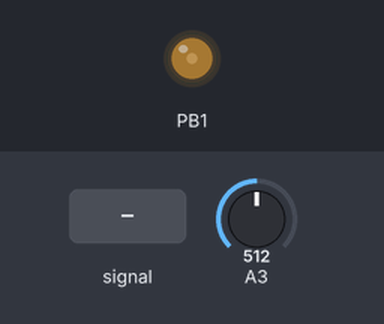
The sketch below on a simulated ATtiny85, built with avr-gcc and run on an emulated ATtiny85. Shown: output pins drawn as LEDs (lit = HIGH). The inputs (shaded band) are chosen by the test bench; at power-on: A3 = 512.

Above: at 1.2 s.
1.3 s: A3 fed a 200 Hz sine of ±81 counts around its level
Timing chart, 0 to 2.3 s (numbered marks = the images above; inputs shaded):
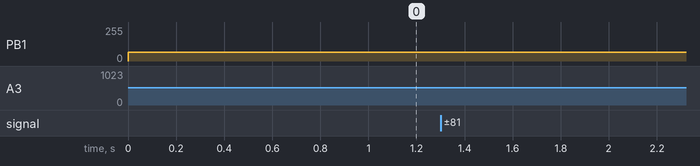

The sketch:

dsp_initial_bypass.ino
```cpp
#include <avr/io.h>
#include <util/delay.h>
#include <avr/interrupt.h>
#include <avr/pgmspace.h>
#include <avr/power.h>

volatile uint8_t pot1; // 0...255
volatile uint8_t pot2; // 0...255
volatile uint8_t pot3; // 0...255

//ADMUX ADC

#define adc1 _BV(ADLAR) | _BV(MUX0); //PB2-ADC1 pot1
#define adc2 _BV(ADLAR) | _BV(MUX1); //PB4-ADC2 pot2
#define adc3 _BV(ADLAR) | _BV(MUX0) | _BV(MUX1); //PB3-ADC3 pot3

#define true 1
#define false 0

volatile uint8_t Buffer[256];             // Circular buffer
volatile uint8_t ReadPtr, WritePtr, LastPtr, New;


void adc_init()
{
  ADCSRA |= _BV(ADIE); //adc interrupt enable
  ADCSRA |= _BV(ADEN); //adc enable
  ADCSRA |= _BV(ADATE); //auto trigger
  ADCSRA |= _BV(ADPS1); //prescale 128
  ADMUX  = adc3;
  ADCSRB = 0;
}

void adc_start()
{
  ADCSRA |= _BV(ADSC); //start adc conversion
}


void adc_init();
void adc_start();
void timer_init();
void Cycle();
int main(void);

void timer_init()
{
  //no prescale
  clock_prescale_set(clock_div_1);

  //PWM SOUND OUTPUT - FIX
  TCCR0A |= (1 << WGM00) | (1 << WGM01); //Fast pwm

  //TCCR0A |= (1<<WGM00) ; //Phase correct pwm
  //TCCR0A |= (1<<COM0A1); //Clear OC0A/OC0B on Compare Match when up-counting.
  TCCR0A |= (1 << COM0B1); //USE PB1 --> Clear OC0A/OC0B on Compare Match when up-counting.

  TCCR0B |= (1 << CS00); //no prescale

  //TIMER1 SOUND GENERATOR @ 44100hz
  //babygnusb attiny85 clock frequency = 16.5 Mhz

  //TIMER SETUP -- FIX
  TCCR1 |= _BV(CTC1); //clear timer on compare
  TIMSK |= _BV(OCIE1A); //activate compare interruppt
  TCNT1 = 0; //init count

  //TIMER FREQUENCY
  //TCCR1 |= _BV(CS10); // prescale 1
  TCCR1 |= _BV(CS11); // prescale 2
//  TCCR1 |= _BV(CS10) | _BV(CS12); // prescale 16
  //TCCR1 |= _BV(CS11)|_BV(CS12); // prescale 32
  //TCCR1 |= _BV(CS10)|_BV(CS11)|_BV(CS12); // prescale 64
  //TCCR1 |= _BV(CS13); // prescale 128
  //TCCR1 |= _BV(CS10) | _BV(CS13); // prescale 256

  //SAMPLE RATE - FIX
//  OCR1C = 120; // (16500000/16)/8000 = 128
  //OCR1C = 45; // (16500000/16)/11025 = 93
  //OCR1C = 22; // (16500000/16)/22050 = 46
  OCR1C = 22; // (16500000/16)/44100 = 23

  // babygnusb led pin
  DDRB |= (1 << PB1); //pin connected to led

}

ISR(TIMER1_COMPA_vect)
{
  OCR0B = New >> 1;
  ReadPtr = (ReadPtr + 1) & 0xFF;
}

ISR(ADC_vect)
{
//  static uint8_t firstTime = 1;
//  static uint8_t val;
//
//  val = ADCH;

  Buffer[LastPtr] = New;
  New = ADCH;
  Buffer[WritePtr] = (Buffer[WritePtr] + New)>>1;
  LastPtr = WritePtr;
  WritePtr = (WritePtr + 1) & 0x18F;


//  if (firstTime == 1) {
//    firstTime = 0;
//  }
//  else if (ADMUX  == adc1) {
//    pot3 = val;
//    ADMUX = adc2;
//  }
//  else if ( ADMUX == adc2) {
//    pot2  = val;
//    ADMUX = adc3;
//  }
//  else if ( ADMUX == adc3) {
//    pot1  = val;
//    ADMUX = adc1;
//  }

}

int main(void)
{

  setup();

  while (1)
  {


  } //end while
  return 0;
}


void setup() {

timer_init();// initialize timer & Pwm
adc_init(); //init adc
sei(); //enable global interrupt
adc_start(); //start adc conversion


}
```
